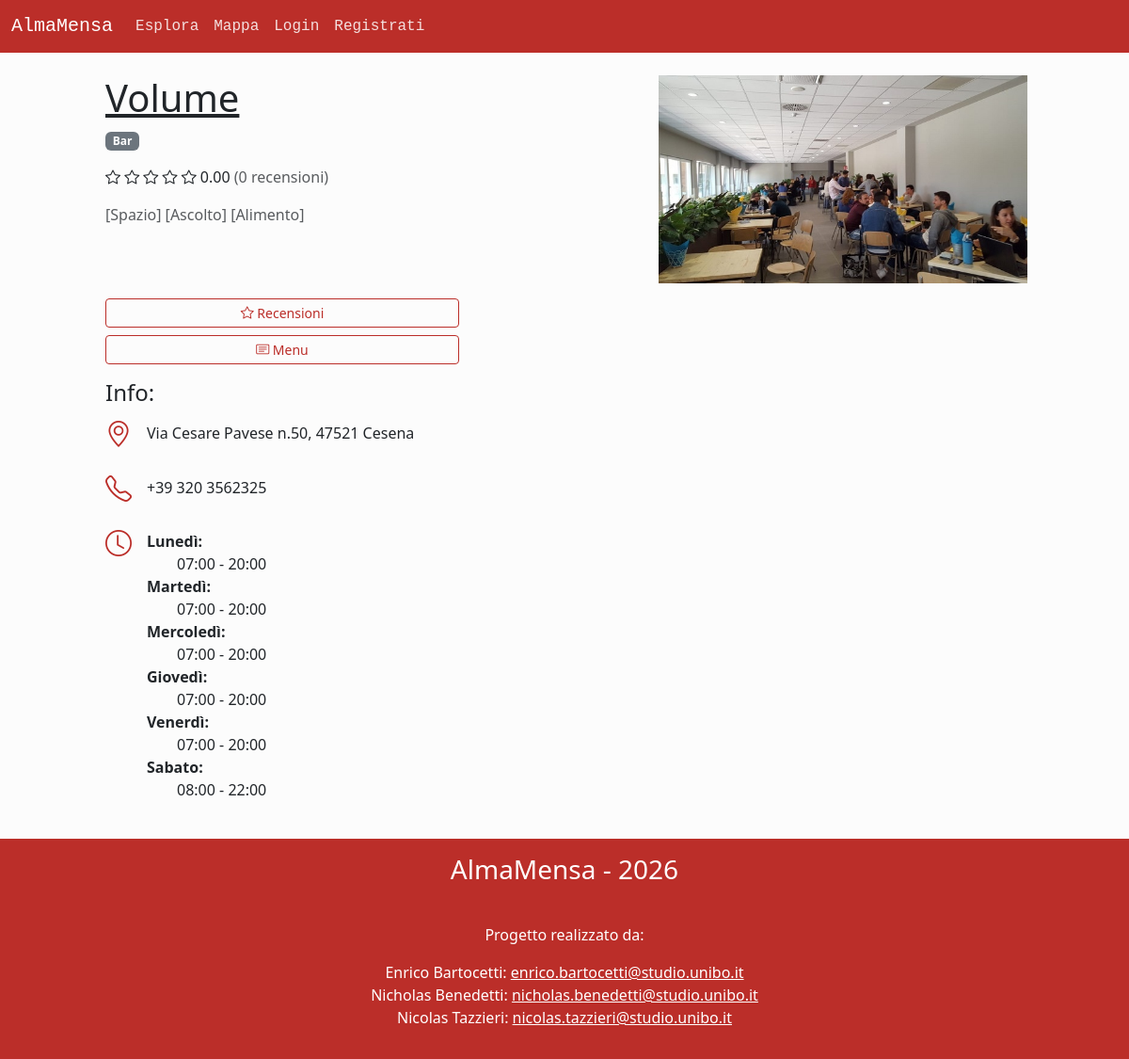
Screenshot of /canteen_details.php?id=1 with the database file from the repository.
### tables this page shows
CREATE TABLE `mense` (
  `id` int NOT NULL,
  `email` varchar(100) NOT NULL,
  `nome` varchar(50) NOT NULL,
  `descrizione` varchar(255) NOT NULL,
  `ind_civico` varchar(10) NOT NULL,
  `ind_via` varchar(100) NOT NULL,
  `ind_comune` varchar(50) NOT NULL,
  `ind_cap` int NOT NULL,
  `telefono` varchar(20) DEFAULT NULL,
  `coo_latitudine` varchar(15) NOT NULL,
  `coo_longitudine` varchar(15) NOT NULL,
  `num_posti` int NOT NULL,
  `immagine` varchar(255) DEFAULT NULL,
  `id_categoria` int NOT NULL,
  `media_recensioni` decimal(3,2) NOT NULL,
  `num_recensioni` int NOT NULL
);

CREATE TABLE `categorie` (
  `id` int NOT NULL,
  `nome` varchar(25) NOT NULL
);

CREATE TABLE `orari` (
  `id_mensa` int NOT NULL,
  `giorno` varchar(10) NOT NULL,
  `ora_apertura` TIME NOT NULL,
  `ora_chiusura` TIME NOT NULL
);

### public/canteen_details.php (called while the page is built, shortened)
<?php
require_once '../src/bootstrap.php';
$currentPage["title"] = "Info Mensa";
$currentPage["filename"] = "canteen_details.php";
$templateParams["canteen"] = $dbh->getCanteenById($_GET["id"]);
require '../src/template/base.php';
?>

### src/database.php (called while the page is built, shortened)
<?php
class DatabaseHelper {
    private $db;
    public function __construct($servername, $username, $password, $dbname, $port){
        $this->db = new mysqli($servername, $username, $password, $dbname, $port);
    }
    public function getCanteenById($id) {
        $stmt = $this->db->prepare("SELECT m.*, c.nome AS categoria FROM mense AS m JOIN categorie c ON m.id_categoria = c.id WHERE m.id = ?;");
        $stmt->bind_param("i", $id);
        $stmt->execute();
        $result = $stmt->get_result();
        if ($result->num_rows > 0) {
            $c = $result->fetch_assoc();
            return new Canteen($c["id"], $c["email"], $c["nome"], $c["descrizione"], $c["ind_civico"], $c["ind_via"], $c["ind_comune"], $c["ind_cap"], $c["telefono"], $c["coo_latitudine"], $c["coo_longitudine"], $c["num_posti"], $c["immagine"], $c["categoria"], $c["media_recensioni"], $c["num_recensioni"], $this->getCanteenTimeTable($c["id"]));
        } else {
            return null;
        }
    }
    public function getCanteenTimetable($id, $day = "%") {
        $query = 'SELECT giorno, ora_apertura, ora_chiusura FROM orari
        WHERE id_mensa = ?
        AND giorno LIKE ?
        ORDER BY FIELD(giorno, \'mon\', \'tue\', \'wed\', \'thu\', \'fri\', \'sat\', \'sun\'), ora_apertura ASC';
        $stmt = $this->db->prepare($query);
        $stmt->bind_param("is", $id, $day);
        $stmt->execute();
        $hours = [];
        foreach ($stmt->get_result()->fetch_all(MYSQLI_ASSOC) as $h) {
            array_push($hours, new OpeningHour($h["giorno"], $h["ora_apertura"], $h["ora_chiusura"]));
        }
        return $hours;
    }
}
?>

### src/bootstrap.php (called while the page is built, shortened)
<?php
require_once("database.php");
$dbh = new DatabaseHelper("localhost", "root", "", "almamensa", 3306);
require_once("classes.php");
require_once("utils.php");
?>

### src/classes.php (called while the page is built, shortened)
<?php
class OpeningHour {
    private $dayOfWeek;
    private $openTime;
    private $closeTime;
    private static $dayMapper = [
        'mon' => 'Lunedì',
        'tue' => 'Martedì',
        'wed' => 'Mercoledì',
        'thu' => 'Giovedì',
        'fri' => 'Venerdì',
        'sat' => 'Sabato',
        'sun' => 'Domenica',
    ];
    public function __construct($dayOfWeek, $openTime, $closeTime) {
        $this->dayOfWeek = $dayOfWeek;
        $this->openTime = $openTime;
        $this->closeTime = $closeTime;
    }
    public function getDayOfWeek() {
        return self::$dayMapper[$this->dayOfWeek];
    }
    public function getOpenTime() {
        return (new DateTimeImmutable($this->openTime))->format('H:i');
    }
    public function getCloseTime() {
        return (new DateTimeImmutable($this->closeTime))->format('H:i');
    }
}
class Address implements JsonSerializable  {
    public $num;
    public $avenue;
    public $municipality;
    public $postalCode;
    public function __construct($n, $a, $m, $p) {
        $this->num = $n;
        $this->avenue = $a;
        $this->municipality = $m;
        $this->postalCode = $p;
    }
    public function getFormatted() {
        return $this->avenue . " n." . $this->num . ", " . $this->postalCode . " " . $this->municipality;
    }
}
class Canteen extends User implements JsonSerializable {
    private $id;
    private $name;
    private $desc;
    private $address;
    private $tel;
    private $img;
    private $category;
    private $avgReviews;
    private $numReviews;
    private $openingHours;
    public function __construct($id, $email, $name, $desc, $number, $avenue, $municipality, $postalCode, $tel, $lat, $long, $maxSeatings, $img, $category, $avgReviews, $numReviews, $openingHours) {
        $this->id = $id;
        $this->name = $name;
        $this->desc = $desc;
        $this->address = new Address($number, $avenue, $municipality, $postalCode);
        $this->tel = empty($tel) ? "" : $tel;
        $this->img = empty($img) ? "" : $img;
        $this->category = $category;
        $this->avgReviews = $avgReviews;
        $this->numReviews = $numReviews;
        $this->openingHours = $openingHours;
    }
    public function getId() {
        return $this->id;
    }
    public function getName() {
        return $this->name;
    }
    public function getDescription() {
        return $this->desc;
    }
    public function getAddress() {
        return $this->address;
    }
    public function getTelephone() {
        return $this->tel;
    }
    public function getImg() {
        return $this->img;
    }
    public function getCategory() {
        return $this->category;
    }
    public function getAvgReviews() {
        return $this->avgReviews;
    }
    public function getNumReviews() {
        return $this->numReviews;
    }
    public function getOpeningHours(): array {
        return $this->openingHours;
    }
}
?>

### src/template/canteen_details.php (the view, shortened to what this page needs)
<?php
    $canteen = $templateParams["canteen"];
    require("components/canteen_header.php");
?>
        <div class="row justify-content-center d-md-block">
            <div class="col-5 col-md-4 offset-md-1 d-grid gap-2 mb-md-2">
                <a class="btn btn-outline-primary btn-sm" role="button" href="reviews.php?id=<?php echo $canteen->getId(); ?>">
                    <span class="bi bi-star"></span>&nbsp;Recensioni
                </a>
            </div>
            <div class="col-5 col-md-4 offset-md-1 d-grid gap-2">
                <a class="btn btn-outline-primary btn-sm" role="button" href="menu.php?id=<?php echo urlencode($canteen->getId()); ?>">
                    <span class="bi bi-card-text"></span>&nbsp;Menu
                </a>
            </div>
        </div>
        <section class="row justify-content-center justify-content-md-start mt-3">
            <div class="col-10 col-md-9 offset-md-1">
                <h2 class="fs-4">Info:</h2>
                <ul class="list-unstyled">
                    <li class="d-flex align-items-center mb-3">
                        <span class="bi bi-geo-alt text-primary fs-3 me-3"></span>
                        <?php echo $canteen->getAddress()->getFormatted(); ?>
                    </li>
                    <?php if (!empty($canteen->getTelephone())): ?>
                    <li class="d-flex align-items-center mb-3">
                        <span class="bi bi-telephone text-primary fs-3 me-3"></span>
                        <?php echo $canteen->getTelephone(); ?>
                    </li>
                    <?php endif; ?>
                    <li class="d-flex align-items-start">
                        <span class="bi bi-clock text-primary fs-3 me-3"></span>
                        <ul class="list-unstyled pt-2">
                            <?php
                            $last = "";
                            foreach($canteen->getOpeningHours() as $t): ?>
                            <?php if ($last != $t->getDayOfWeek()):
                            if ($last != "") echo "</ul></li>"; ?>
                            <li class="d-block"><strong>
                                <?php echo $t->getDayOfWeek(); ?>:
                            </strong>
                            <ul>
                            <?php endif; ?>
                            <li class="list-unstyled"><?php echo "{$t->getOpenTime()} - {$t->getCloseTime()}"; ?></li>
                            <?php if ($last != $t->getDayOfWeek()){
                                $last = $t->getDayOfWeek();
                            } ?>
                            <?php endforeach; ?>
                        </ul>
                    </li>
                </ul>
            </div>
        </section>

### src/template/base.php (shortened to what this page needs)
<!DOCTYPE html>
<html lang="it">
<head>
    <link href="assets/css/custom.css" rel="stylesheet">
    <link rel="stylesheet" href="https://cdn.jsdelivr.net/npm/bootstrap-icons@1.13.1/font/bootstrap-icons.min.css">
</head>
<body class="d-flex flex-column min-vh-100">
    <?php require("components/navbar.php"); ?>
    <main class="container-fluid flex-grow-1">
    <?php
    if(isset($currentPage["filename"])){
        require("../src/template/".$currentPage["filename"]);
    }
    ?>
    </main>
    <?php require("components/footer.php"); ?>
</body>
</html>

### src/template/components/navbar.php (shortened to what this page needs)
<nav class="navbar navbar-dark navbar-expand-lg bg-primary font-monospace">
    <div class="container-fluid">
        <a class="navbar-brand" href="index.php" title="Homepage">AlmaMensa</a>
        <div class="collapse navbar-collapse" id="navbarToggler">
            <ul class="navbar-nav me-auto mb-2 mb-lg-0">
                <li class="nav-item">
                    <a class="nav-link" href="explore.php">Esplora</a>
                </li>
                <li class="nav-item">
                    <a class="nav-link" href="map.php">Mappa</a>
                </li>
                <?php
                if (getUserLevel() != UserLevel::NotLogged):
                ?>
                <li class="nav-item">
                    <a class="nav-link" href="profile.php">Profilo</a>
                </li>
                <li class="nav-item">
                    <a class="nav-link" href="logout.php">Logout</a>
                </li>
                <?php else: ?>
                <li class="nav-item">
                    <a class="nav-link" href="login.php">Login</a>
                </li>
                <li class="nav-item">
                    <a class="nav-link" href="signup.php">Registrati</a>
                </li>
                <?php endif; ?>
            </ul>
        </div>
    </div>
</nav>

### src/template/components/canteen_header.php
<header class="row justify-content-center">
    <?php if (!empty($canteen->getImg())): ?>
    <div class="col-12 col-md-4 offset-md-1 order-md-2 p-0 mt-md-4">
        <img src="<?php echo UPLOAD_DIR . $canteen->getImg(); ?>" class="img-fluid mb-3 pe-md-2 w-100" alt="">
    </div>
    <div class="col-10 col-md-5 order-md-1 mt-md-4">
    <?php else: ?>
    <div class="col-10 mt-4">
    <?php endif; ?>
        <a class="col-10 p-0 text-dark h1 d-block" href="canteen_details.php?id=<?php echo $templateParams["canteen"]->getId(); ?>"><?php echo $templateParams["canteen"]->getName(); ?></a>
        <p class="badge bg-secondary"><?php echo $canteen->getCategory() ?></p>
        <p>
        <?php
            printStars($canteen->getAvgReviews());
            echo $canteen->getAvgReviews();
        ?>
            <span class="text-body-secondary">(<?php echo $canteen->getNumReviews(); ?> recensioni)</span>
        </p>
        <p class="text-body-secondary"><?php echo $canteen->getDescription(); ?></p>
    </div>
</header>

### src/utils.php (shortened to what this page needs)
<?php
function getUserLevel(){
    return UserLevel::NotLogged;
}
function printStars($value) {
    for ($i = 1; $i <= $value; $i++) {
        echo "<span class=\"bi bi-star-fill\"></span>\n";
    }
    for ( ; $i <= 5; $i++) {
        echo "<span class=\"bi bi-star\"></span>\n";
    }
}
?>

### src/template/components/footer.php
<footer class="bg-primary text-white text-center text-lg-start mt-4">
  <div class="text-center p-3">
    <h1 class="fs-3">AlmaMensa - 2026</h1>
  </div>
  <div class="text-center p-3">
    <p class="px-3">Progetto realizzato da:</p>
    <ul class="list-unstyled px-3">
        <li>Enrico Bartocetti: <a class="text-white" href="mailto:enrico.bartocetti@studio.unibo.it">enrico.bartocetti@studio.unibo.it</a></li>
        <li>Nicholas Benedetti: <a class="text-white" href="mailto:nicholas.benedetti@studio.unibo.it">nicholas.benedetti@studio.unibo.it</a></li>
        <li>Nicolas Tazzieri: <a class="text-white" href="mailto:nicolas.tazzieri@studio.unibo.it">nicolas.tazzieri@studio.unibo.it</a></li>
    </ul>
  </div>
</footer>

### rows the page displays
mense: immagine (picture), nome "Volume", id_categoria.nome "Bar", media_recensioni "0.00", num_recensioni "0", descrizione "[Spazio] [Ascolto] [Alimento]", $canteen->getAddress()->getFormatted() "Via Cesare Pavese n.50, 47521 Cesena", telefono "+39 320 3562325"
orari: giorno "Lunedì", ora_apertura "07:00", ora_chiusura "20:00"
orari: giorno "Martedì", ora_apertura "07:00", ora_chiusura "20:00"
orari: giorno "Mercoledì", ora_apertura "07:00", ora_chiusura "20:00"
orari: giorno "Giovedì", ora_apertura "07:00", ora_chiusura "20:00"
orari: giorno "Venerdì", ora_apertura "07:00", ora_chiusura "20:00"
orari: giorno "Sabato", ora_apertura "08:00", ora_chiusura "22:00"
